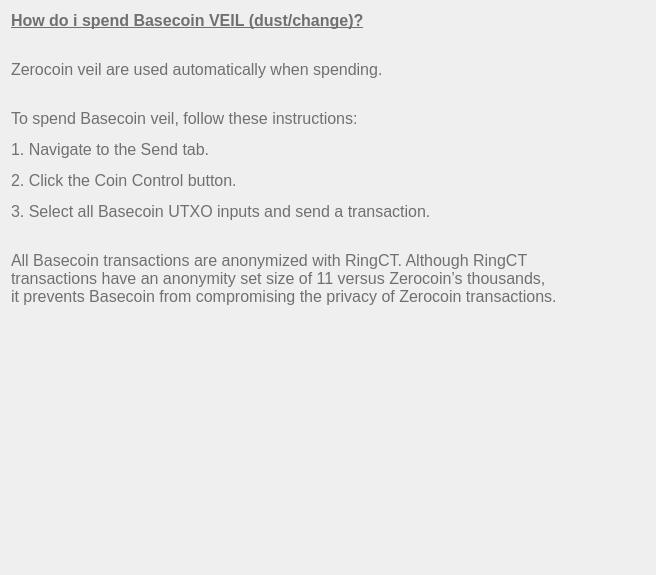
<?xml version="1.0" encoding="UTF-8"?>
<ui version="4.0">
 <class>SettingsFaq05</class>
 <widget class="QWidget" name="SettingsFaq05">
  <property name="geometry">
   <rect>
    <x>0</x>
    <y>0</y>
    <width>656</width>
    <height>575</height>
   </rect>
  </property>
  <property name="windowTitle">
   <string>Form</string>
  </property>
  <property name="styleSheet">
   <string notr="true">font-size:16px;
color:#707070;</string>
  </property>
  <layout class="QVBoxLayout" name="verticalLayout" stretch="1,0">
   <property name="rightMargin">
    <number>60</number>
   </property>
   <item alignment="Qt::AlignLeft|Qt::AlignTop">
    <widget class="QLabel" name="label_2">
     <property name="minimumSize">
      <size>
       <width>0</width>
       <height>0</height>
      </size>
     </property>
     <property name="styleSheet">
      <string notr="true">font-weight:200;</string>
     </property>
     <property name="text">
      <string>&lt;html&gt;&lt;head/&gt;&lt;body&gt;&lt;p&gt;&lt;span style=&quot; font-size:12pt; font-weight:600; text-decoration: underline;&quot;&gt;How do i spend Basecoin VEIL (dust/change)?&lt;/span&gt;&lt;/p&gt;&lt;p&gt;&lt;span style=&quot; font-size:12pt;&quot;&gt;&lt;br/&gt;Zerocoin veil are used automatically when spending.&lt;/span&gt;&lt;/p&gt;&lt;p&gt;&lt;br/&gt;&lt;span style=&quot; font-size:12pt;&quot;&gt;To spend Basecoin veil, follow these instructions:&lt;/span&gt;&lt;/p&gt;&lt;p&gt;&lt;span style=&quot; font-size:12pt;&quot;&gt;1. Navigate to the Send tab.&lt;/span&gt;&lt;/p&gt;&lt;p&gt;&lt;span style=&quot; font-size:12pt;&quot;&gt;2. Click the Coin Control button.&lt;/span&gt;&lt;/p&gt;&lt;p&gt;&lt;span style=&quot; font-size:12pt;&quot;&gt;3. Select all Basecoin UTXO inputs and send a transaction.&lt;/span&gt;&lt;/p&gt;&lt;p&gt;&lt;br/&gt;&lt;span style=&quot; font-size:12pt;&quot;&gt;All Basecoin transactions are anonymized with RingCT. Although RingCT transactions have an anonymity set size of 11 versus Zerocoin’s thousands, it prevents Basecoin from compromising the privacy of Zerocoin transactions.&lt;/span&gt;&lt;/p&gt;&lt;/body&gt;&lt;/html&gt;</string>
     </property>
     <property name="alignment">
      <set>Qt::AlignLeading|Qt::AlignLeft|Qt::AlignTop</set>
     </property>
     <property name="wordWrap">
      <bool>true</bool>
     </property>
    </widget>
   </item>
   <item>
    <spacer name="verticalSpacer">
     <property name="orientation">
      <enum>Qt::Vertical</enum>
     </property>
     <property name="sizeHint" stdset="0">
      <size>
       <width>20</width>
       <height>40</height>
      </size>
     </property>
    </spacer>
   </item>
  </layout>
 </widget>
 <resources/>
 <connections/>
</ui>
